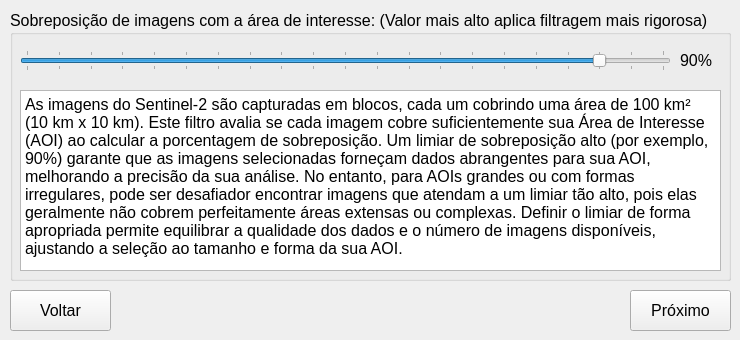
   <widget class="QWidget" name="tab_6">
    <attribute name="title">
     <string>Passo 6</string>
    </attribute>
    <widget class="QGroupBox" name="groupBox_14">
     <property name="geometry">
      <rect>
       <x>10</x>
       <y>10</y>
       <width>721</width>
       <height>271</height>
      </rect>
     </property>
     <property name="font">
      <font>
       <pointsize>12</pointsize>
      </font>
     </property>
     <property name="title">
      <string>Sobreposição de imagens com a área de interesse: (Valor mais alto aplica filtragem mais rigorosa)</string>
     </property>
     <widget class="QSlider" name="horizontalSlider_aio_cover">
      <property name="enabled">
       <bool>true</bool>
      </property>
      <property name="geometry">
       <rect>
        <x>10</x>
        <y>40</y>
        <width>651</width>
        <height>21</height>
       </rect>
      </property>
      <property name="autoFillBackground">
       <bool>false</bool>
      </property>
      <property name="minimum">
       <number>0</number>
      </property>
      <property name="maximum">
       <number>100</number>
      </property>
      <property name="singleStep">
       <number>5</number>
      </property>
      <property name="pageStep">
       <number>5</number>
      </property>
      <property name="value">
       <number>90</number>
      </property>
      <property name="sliderPosition">
       <number>90</number>
      </property>
      <property name="orientation">
       <enum>Qt::Horizontal</enum>
      </property>
      <property name="tickPosition">
       <enum>QSlider::TicksBothSides</enum>
      </property>
     </widget>
     <widget class="QLabel" name="label_coverage">
      <property name="geometry">
       <rect>
        <x>670</x>
        <y>40</y>
        <width>51</width>
        <height>21</height>
       </rect>
      </property>
      <property name="font">
       <font>
        <pointsize>12</pointsize>
       </font>
      </property>
      <property name="text">
       <string>90%</string>
      </property>
     </widget>
     <widget class="QLabel" name="label_3">
      <property name="geometry">
       <rect>
        <x>120</x>
        <y>-40</y>
        <width>31</width>
        <height>21</height>
       </rect>
      </property>
      <property name="text">
       <string>90%</string>
      </property>
     </widget>
     <widget class="QPlainTextEdit" name="plainTextEdit_2">
      <property name="geometry">
       <rect>
        <x>10</x>
        <y>80</y>
        <width>701</width>
        <height>181</height>
       </rect>
      </property>
      <property name="font">
       <font>
        <pointsize>12</pointsize>
       </font>
      </property>
      <property name="plainText">
       <string>As imagens do Sentinel-2 são capturadas em blocos, cada um cobrindo uma área de 100 km² (10 km x 10 km). Este filtro avalia se cada imagem cobre suficientemente sua Área de Interesse (AOI) ao calcular a porcentagem de sobreposição. Um limiar de sobreposição alto (por exemplo, 90%) garante que as imagens selecionadas forneçam dados abrangentes para sua AOI, melhorando a precisão da sua análise. No entanto, para AOIs grandes ou com formas irregulares, pode ser desafiador encontrar imagens que atendam a um limiar tão alto, pois elas geralmente não cobrem perfeitamente áreas extensas ou complexas. Definir o limiar de forma apropriada permite equilibrar a qualidade dos dados e o número de imagens disponíveis, ajustando a seleção ao tamanho e forma da sua AOI.</string>
      </property>
     </widget>
    </widget>
    <widget class="QPushButton" name="QPushButton_next_3">
     <property name="geometry">
      <rect>
       <x>630</x>
       <y>290</y>
       <width>101</width>
       <height>41</height>
      </rect>
     </property>
     <property name="font">
      <font>
       <pointsize>12</pointsize>
      </font>
     </property>
     <property name="text">
      <string>Próximo</string>
     </property>
     <property name="icon">
      <iconset>
       <normaloff>medias/icons8-forward-button-50.png</normaloff>medias/icons8-forward-button-50.png</iconset>
     </property>
    </widget>
    <widget class="QPushButton" name="QPushButton_back_3">
     <property name="enabled">
      <bool>true</bool>
     </property>
     <property name="geometry">
      <rect>
       <x>10</x>
       <y>290</y>
       <width>101</width>
       <height>41</height>
      </rect>
     </property>
     <property name="font">
      <font>
       <pointsize>12</pointsize>
      </font>
     </property>
     <property name="text">
      <string>Voltar</string>
     </property>
     <property name="icon">
      <iconset>
       <normaloff>medias/icons8-back-button-50.png</normaloff>medias/icons8-back-button-50.png</iconset>
     </property>
    </widget>
    <widget class="QLabel" name="label">
     <property name="geometry">
      <rect>
       <x>10</x>
       <y>190</y>
       <width>111</width>
       <height>21</height>
      </rect>
     </property>
     <property name="text">
      <string/>
     </property>
    </widget>
   </widget>
